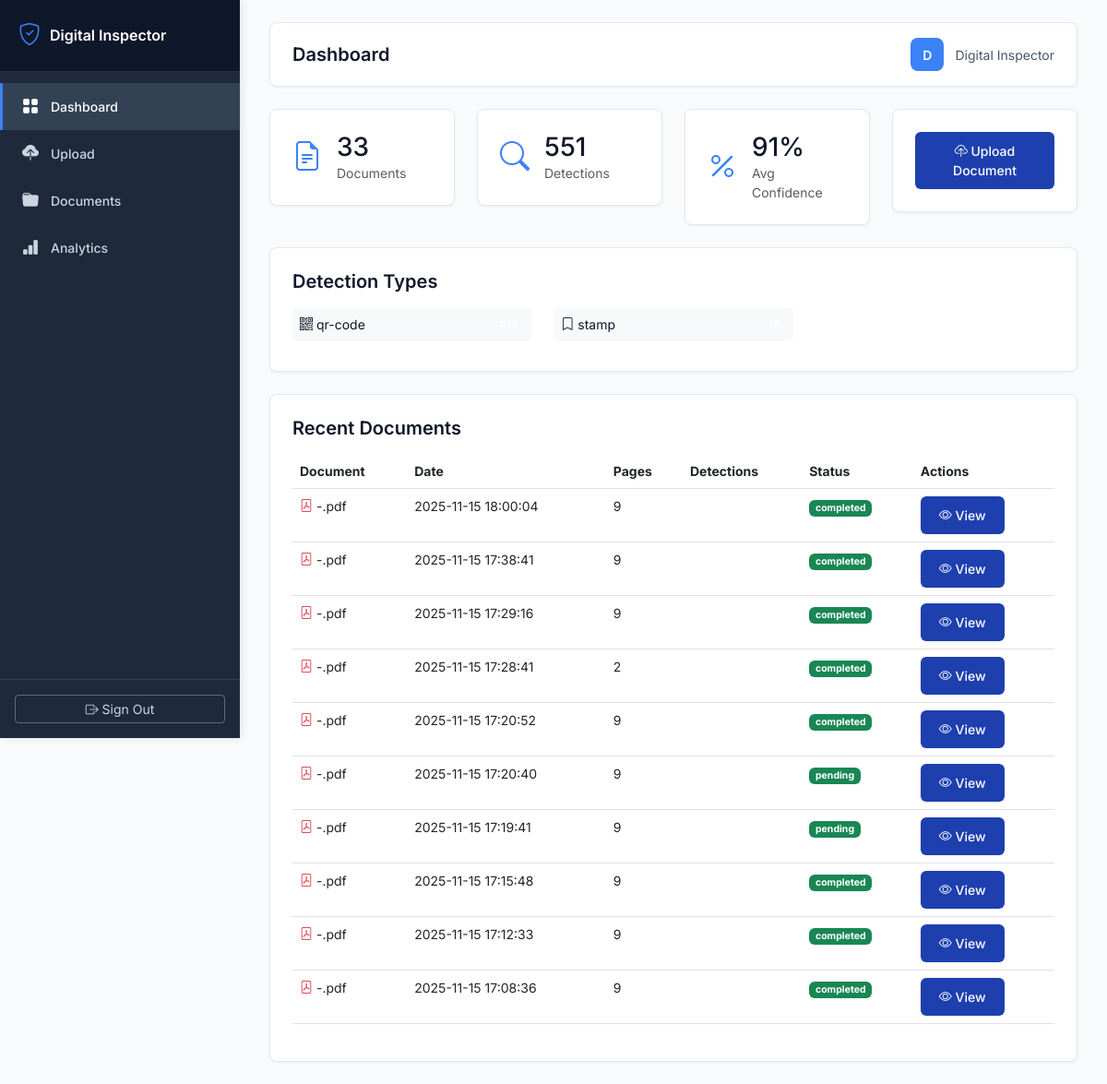
The page / (signed in) on the database its author committed.
### tables this page shows
CREATE TABLE documents (
            id INTEGER PRIMARY KEY AUTOINCREMENT,
            user_id INTEGER NOT NULL,
            filename TEXT NOT NULL,
            original_filename TEXT NOT NULL,
            file_path TEXT NOT NULL,
            file_size INTEGER,
            pages INTEGER DEFAULT 1,
            upload_date TIMESTAMP DEFAULT CURRENT_TIMESTAMP,
            processing_status TEXT DEFAULT 'pending',
            FOREIGN KEY (user_id) REFERENCES users (id)
        );

### app_inspector.py (the view)
@app.route('/')
@login_required
def dashboard():
    user_id = session['user_id']
    stats = db.get_dashboard_stats(user_id)
    documents = db.get_user_documents(user_id, limit=10)
    return render_template('dashboard.html',
                         stats=stats,
                         documents=documents,
                         username=session.get('full_name', session.get('username')))

### app_inspector.py (called while the page is built)
@app.context_processor
def utility_processor():
    def get_image_base64(image_path):
        """Convert image file to base64 for embedding in HTML"""
        try:
            with open(image_path, 'rb') as f:
                image_data = f.read()
            return base64.b64encode(image_data).decode('utf-8')
        except:
            return ""
    return dict(get_image_base64=get_image_base64)

def login_required(f):
    @wraps(f)
    def decorated_function(*args, **kwargs):
        if 'user_id' not in session:
            return redirect(url_for('login'))
        return f(*args, **kwargs)
    return decorated_function

### database.py (called while the page is built)
def get_db():
    conn = sqlite3.connect(DATABASE_PATH)
    conn.row_factory = sqlite3.Row
    return conn

### templates/dashboard.html
{% extends "base.html" %}
{% block page_title %}Dashboard{% endblock %}
{% block content %}
<div class="row g-4 mb-4">
    <div class="col-md-3">
        <div class="stat-card">
            <div class="d-flex align-items-center">
                <div class="stat-icon me-3"><i class="bi bi-file-earmark-text"></i></div>
                <div>
                    <h3 class="mb-0">{{ stats.total_documents }}</h3>
                    <p class="text-muted mb-0">Documents</p>
                </div>
            </div>
        </div>
    </div>
    <div class="col-md-3">
        <div class="stat-card">
            <div class="d-flex align-items-center">
                <div class="stat-icon me-3"><i class="bi bi-search"></i></div>
                <div>
                    <h3 class="mb-0">{{ stats.total_detections }}</h3>
                    <p class="text-muted mb-0">Detections</p>
                </div>
            </div>
        </div>
    </div>
    <div class="col-md-3">
        <div class="stat-card">
            <div class="d-flex align-items-center">
                <div class="stat-icon me-3"><i class="bi bi-percent"></i></div>
                <div>
                    <h3 class="mb-0">{{ (stats.average_confidence * 100)|round|int }}%</h3>
                    <p class="text-muted mb-0">Avg Confidence</p>
                </div>
            </div>
        </div>
    </div>
    <div class="col-md-3">
        <div class="stat-card">
            <a href="{{ url_for('upload_page') }}" class="btn btn-primary-custom w-100">
                <i class="bi bi-cloud-upload"></i> Upload Document
            </a>
        </div>
    </div>
</div>
<div class="row mb-4">
    <div class="col-12">
        <div class="stat-card">
            <h5 class="mb-3">Detection Types</h5>
            <div class="row">
                {% for item in stats.by_type %}
                <div class="col-md-4 mb-2">
                    <div class="d-flex justify-content-between align-items-center p-2 bg-light rounded">
                        <span><i class="bi bi-{{ 'pencil' if 'signature' in item.detection_type.lower() else 'bookmark' if 'stamp' in item.detection_type.lower() else 'qr-code' }}"></i> {{ item.detection_type }}</span>
                        <span class="badge badge-green">{{ item.count }}</span>
                    </div>
                </div>
                {% endfor %}
            </div>
        </div>
    </div>
</div>
<div class="row">
    <div class="col-12">
        <div class="stat-card">
            <h5 class="mb-3">Recent Documents</h5>
            <div class="table-responsive">
                <table class="table table-hover">
                    <thead>
                        <tr>
                            <th>Document</th>
                            <th>Date</th>
                            <th>Pages</th>
                            <th>Detections</th>
                            <th>Status</th>
                            <th>Actions</th>
                        </tr>
                    </thead>
                    <tbody>
                        {% for doc in documents %}
                        <tr>
                            <td>
                                <i class="bi bi-file-pdf text-danger"></i>
                                {{ doc.original_filename }}
                            </td>
                            <td>{{ doc.upload_date }}</td>
                            <td>{{ doc.pages }}</td>
                            <td>
                                <span class="badge badge-light-green">{{ doc.total_detections }}</span>
                            </td>
                            <td>
                                <span class="badge bg-success">{{ doc.processing_status }}</span>
                            </td>
                            <td>
                                <a href="{{ url_for('document_details', document_id=doc.id) }}" class="btn btn-sm btn-primary-custom">
                                    <i class="bi bi-eye"></i> View
                                </a>
                            </td>
                        </tr>
                        {% endfor %}
                    </tbody>
                </table>
            </div>
        </div>
    </div>
</div>
{% endblock %}

### templates/base.html (style rules this page uses)
:root { --primary-color: #1e40af; --secondary-color: #3b82f6; --sidebar-bg: #1e293b; --sidebar-hover: #334155; --gray-50: #f8fafc; --gray-100: #f1f5f9; --gray-200: #e2e8f0; --gray-600: #475569; --gray-700: #334155; --gray-900: #0f172a; --sidebar-width: 260px; }
* { margin: 0; padding: 0; box-sizing: border-box; }
body { font-family: 'Inter', -apple-system, BlinkMacSystemFont, 'Segoe UI', sans-serif; background-color: var(--gray-50); color: var(--gray-900); font-size: 14px; }
.stat-card { background: white; border-radius: 8px; padding: 24px; box-shadow: 0 1px 3px rgba(0,0,0,0.05); border: 1px solid var(--gray-200); transition: box-shadow 0.2s; }
.stat-card h5, .stat-card h6 { color: var(--gray-900); font-weight: 600; }
.stat-icon { font-size: 32px; color: var(--secondary-color); }
.btn-primary-custom { background: var(--primary-color); border: none; padding: 10px 20px; border-radius: 6px; color: white; font-weight: 500; font-size: 14px; transition: all 0.2s; }

### rows shown on the page
documents: original_filename "-.pdf", upload_date "2025-11-15 18:00:04", pages "9", processing_status "completed"
documents: original_filename "-.pdf", upload_date "2025-11-15 17:38:41", pages "9", processing_status "completed"
documents: original_filename "-.pdf", upload_date "2025-11-15 17:29:16", pages "9", processing_status "completed"
documents: original_filename "-.pdf", upload_date "2025-11-15 17:28:41", pages "2", processing_status "completed"
documents: original_filename "-.pdf", upload_date "2025-11-15 17:20:52", pages "9", processing_status "completed"
documents: original_filename "-.pdf", upload_date "2025-11-15 17:20:40", pages "9", processing_status "pending"
documents: original_filename "-.pdf", upload_date "2025-11-15 17:19:41", pages "9", processing_status "pending"
documents: original_filename "-.pdf", upload_date "2025-11-15 17:15:48", pages "9", processing_status "completed"
documents: original_filename "-.pdf", upload_date "2025-11-15 17:12:33", pages "9", processing_status "completed"
documents: original_filename "-.pdf", upload_date "2025-11-15 17:08:36", pages "9", processing_status "completed"

### other values the page prints
{{ username[0]|upper if username else 'U' }} "D"
{{ username if username else 'User' }} "Digital Inspector"
{{ stats.total_documents }} "33"
{{ stats.total_detections }} "551"
{{ (stats.average_confidence * 100)|round|int }} "91"
{{ item.detection_type }} "qr-code" "stamp"
